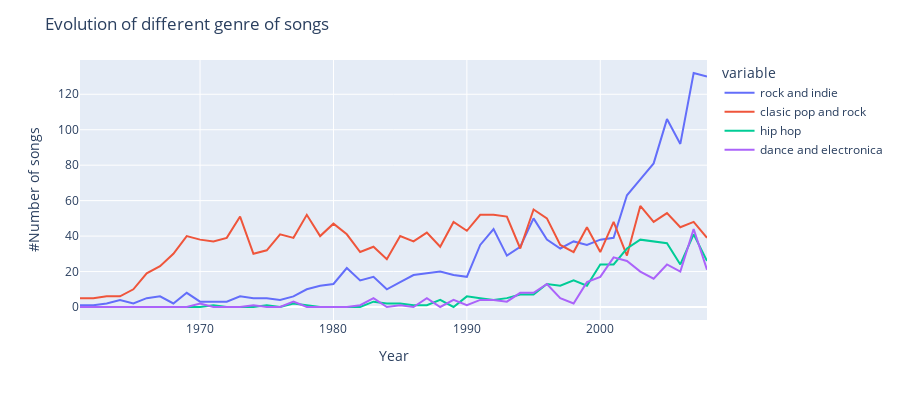

The notebook cell this image was saved under:
### Code cell
%%local
import plotly.express as px
analysis3_df.columns=["year","rock and indie","clasic pop and rock", "hip hop","dance and electronica"]
fig = px.line(analysis3_df, x="year", y=["rock and indie","clasic pop and rock", "hip hop","dance and electronica"])
fig.update_layout(
    height=400,
    title_text='Evolution of different genre of songs',
    yaxis_title="#Number of songs",
    xaxis_title="Year",
)
fig.show()

### Figure 1 — Plotly figure (JSON) as saved in the notebook; plotly's stock layout.template omitted (floating-point values rounded to 4 significant figures)
{"data": [{"hovertemplate": "variable=rock and indie<br>year=%{x}<br>value=%{y}<extra></extra>", "legendgroup": "rock and indie", "line": {"color": "#636efa", "dash": "solid"}, "mode": "lines", "name": "rock and indie", "orientation": "v", "showlegend": true, "type": "scatter", "x": [1961, 1962, 1963, 1964, 1965, 1966, 1967, 1968, 1969, 1970, 1971, 1972, 1973, 1974, 1975, 1976, 1977, 1978, 1979, 1980, 1981, 1982, 1983, 1984, 1985, 1986, 1987, 1988, 1989, 1990, 1991, 1992, 1993, 1994, 1995, 1996, 1997, 1998, 1999, 2000, 2001, 2002, 2003, 2004, 2005, 2006, 2007, 2008], "xaxis": "x", "y": [1, 1, 2, 4, 2, 5, 6, 2, 8, 3, 3, 3, 6, 5, 5, 4, 6, 10, 12, 13, 22, 15, 17, 10, 14, 18, 19, 20, 18, 17, 35, 44, 29, 34, 50, 38, 33, 37, 35, 38, 39, 63, 72, 81, 106, 92, 132, 130], "yaxis": "y"}, {"hovertemplate": "variable=clasic pop and rock<br>year=%{x}<br>value=%{y}<extra></extra>", "legendgroup": "clasic pop and rock", "line": {"color": "#EF553B", "dash": "solid"}, "mode": "lines", "name": "clasic pop and rock", "orientation": "v", "showlegend": true, "type": "scatter", "x": [1961, 1962, 1963, 1964, 1965, 1966, 1967, 1968, 1969, 1970, 1971, 1972, 1973, 1974, 1975, 1976, 1977, 1978, 1979, 1980, 1981, 1982, 1983, 1984, 1985, 1986, 1987, 1988, 1989, 1990, 1991, 1992, 1993, 1994, 1995, 1996, 1997, 1998, 1999, 2000, 2001, 2002, 2003, 2004, 2005, 2006, 2007, 2008], "xaxis": "x", "y": [5, 5, 6, 6, 10, 19, 23, 30, 40, 38, 37, 39, 51, 30, 32, 41, 39, 52, 40, 47, 41, 31, 34, 27, 40, 37, 42, 34, 48, 43, 52, 52, 51, 33, 55, 50, 35, 31, 45, 31, 48, 29, 57, 48, 53, 45, 48, 39], "yaxis": "y"}, {"hovertemplate": "variable=hip hop<br>year=%{x}<br>value=%{y}<extra></extra>", "legendgroup": "hip hop", "line": {"color": "#00cc96", "dash": "solid"}, "mode": "lines", "name": "hip hop", "orientation": "v", "showlegend": true, "type": "scatter", "x": [1961, 1962, 1963, 1964, 1965, 1966, 1967, 1968, 1969, 1970, 1971, 1972, 1973, 1974, 1975, 1976, 1977, 1978, 1979, 1980, 1981, 1982, 1983, 1984, 1985, 1986, 1987, 1988, 1989, 1990, 1991, 1992, 1993, 1994, 1995, 1996, 1997, 1998, 1999, 2000, 2001, 2002, 2003, 2004, 2005, 2006, 2007, 2008], "xaxis": "x", "y": [0, 0, 0, 0, 0, 0, 0, 0, 0, 0, 1, 0, 0, 0, 1, 0, 2, 1, 0, 0, 0, 0, 3, 2, 2, 1, 1, 4, 0, 6, 5, 4, 5, 7, 7, 13, 12, 15, 12, 24, 24, 33, 38, 37, 36, 24, 41, 26], "yaxis": "y"}, {"hovertemplate": "variable=dance and electronica<br>year=%{x}<br>value=%{y}<extra></extra>", "legendgroup": "dance and electronica", "line": {"color": "#ab63fa", "dash": "solid"}, "mode": "lines", "name": "dance and electronica", "orientation": "v", "showlegend": true, "type": "scatter", "x": [1961, 1962, 1963, 1964, 1965, 1966, 1967, 1968, 1969, 1970, 1971, 1972, 1973, 1974, 1975, 1976, 1977, 1978, 1979, 1980, 1981, 1982, 1983, 1984, 1985, 1986, 1987, 1988, 1989, 1990, 1991, 1992, 1993, 1994, 1995, 1996, 1997, 1998, 1999, 2000, 2001, 2002, 2003, 2004, 2005, 2006, 2007, 2008], "xaxis": "x", "y": [0, 0, 0, 0, 0, 0, 0, 0, 0, 2, 0, 0, 0, 1, 0, 0, 3, 0, 0, 0, 0, 1, 5, 0, 1, 0, 5, 0, 4, 1, 4, 4, 3, 8, 8, 13, 5, 2, 14, 17, 28, 26, 20, 16, 24, 20, 44, 21], "yaxis": "y"}], "layout": {"height": 400, "legend": {"title": {"text": "variable"}, "tracegroupgap": 0}, "margin": {"t": 60}, "title": {"text": "Evolution of different genre of songs"}, "xaxis": {"anchor": "y", "domain": [0, 1], "title": {"text": "Year"}}, "yaxis": {"anchor": "x", "domain": [0, 1], "title": {"text": "#Number of songs"}}}}
